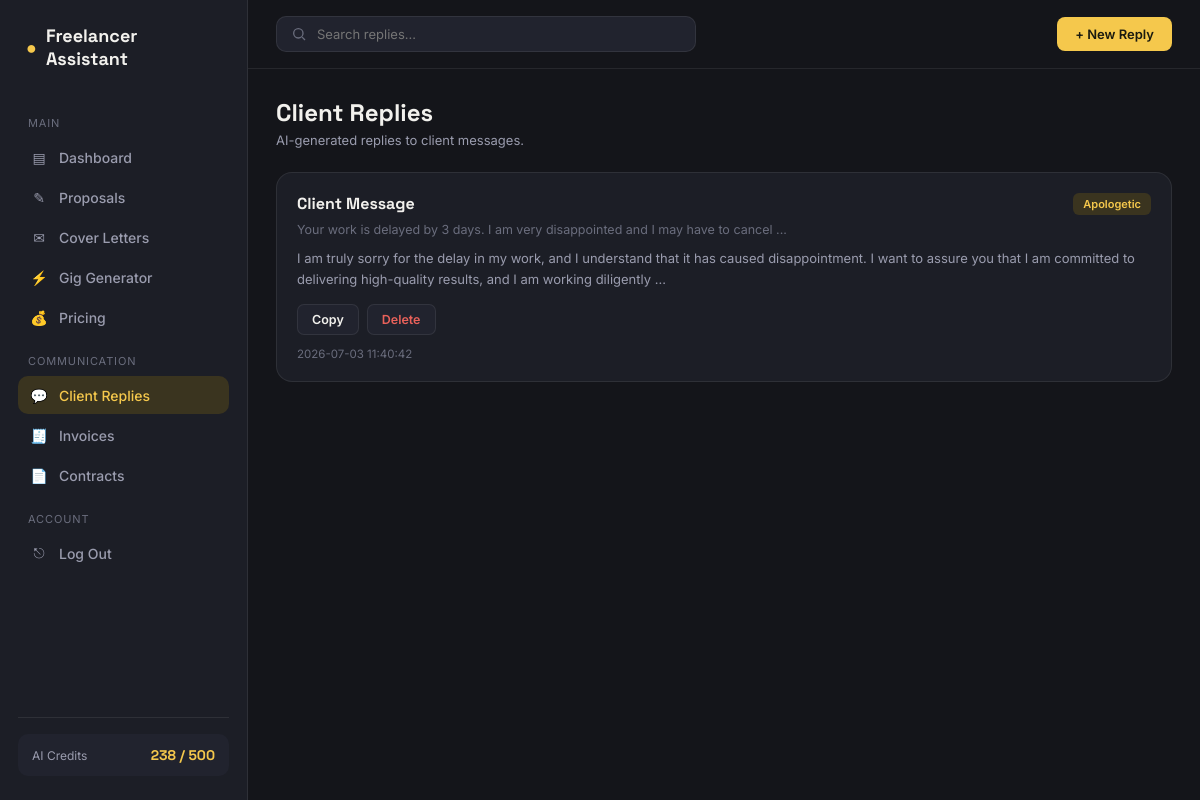
Page /client-replies (signed in) on the committed database.
### tables this page shows
CREATE TABLE client_replies (
        id INTEGER PRIMARY KEY AUTOINCREMENT,
        user_id INTEGER NOT NULL,
        client_message TEXT,
        tone TEXT,
        generated_reply TEXT,
        created_at TIMESTAMP DEFAULT CURRENT_TIMESTAMP,
        FOREIGN KEY (user_id) REFERENCES users(id));

### app.py (the view)
@app.route('/client-replies')
def client_replies():
    if 'user_id' not in session:
        return redirect(url_for('login'))
    conn = get_db()
    all_replies = conn.execute('SELECT * FROM client_replies WHERE user_id = ? ORDER BY created_at DESC', (session['user_id'],)).fetchall()
    conn.close()
    return render_template('client_replies.html', replies=all_replies)

### app.py (called while the page is built)
def get_db():
    conn = sqlite3.connect(DB_NAME)
    conn.row_factory = sqlite3.Row
    return conn

### templates/client_replies.html (shortened to what this page needs)
<!DOCTYPE html>
<html lang="en">
<head>
<link rel="stylesheet" href="{{ url_for('static', filename='css/style.css') }}">
</head>
<body>
<div class="app-shell">
  <aside class="sidebar">
    <div class="sidebar-brand"><span class="dot">●</span> Freelancer Assistant</div>
    <nav>
      <div class="nav-section-label">Main</div>
      <a href="/dashboard" class="nav-item"><span class="icon">▤</span> Dashboard</a>
      <a href="/proposals" class="nav-item"><span class="icon">✎</span> Proposals</a>
      <a href="/cover-letters" class="nav-item"><span class="icon">✉</span> Cover Letters</a>
      <a href="/gig-generator" class="nav-item"><span class="icon">⚡</span> Gig Generator</a>
      <a href="/pricing" class="nav-item"><span class="icon">💰</span> Pricing</a>
      <div class="nav-section-label">Communication</div>
      <a href="/client-replies" class="nav-item active"><span class="icon">💬</span> Client Replies</a>
      <a href="/invoices" class="nav-item"><span class="icon">🧾</span> Invoices</a>
      <a href="/contracts" class="nav-item"><span class="icon">📄</span> Contracts</a>
      <div class="nav-section-label">Account</div>
      <a href="/logout" class="nav-item"><span class="icon">⎋</span> Log Out</a>
    </nav>
    <div class="sidebar-footer"><div class="credit-pill"><span>AI Credits</span><strong>238 / 500</strong></div></div>
  </aside>
  <div class="main-area">
    <header class="topbar">
      <div class="search-bar"><svg width="16" height="16" viewBox="0 0 24 24" fill="none" stroke="currentColor" stroke-width="2"><circle cx="11" cy="11" r="7"/><path d="M21 21l-4.3-4.3"/></svg><input type="text" placeholder="Search replies..."></div>
      <div class="topbar-right"><a href="/client-replies/create" class="btn-primary" style="padding:9px 18px;border-radius:8px;font-size:13px;font-weight:600;">+ New Reply</a></div>
    </header>
    <main class="content">
      <div class="content-header"><div><h1>Client Replies</h1><p>AI-generated replies to client messages.</p></div></div>
      {% if replies %}
      <div class="proposals-list">
        {% for r in replies %}
        <div class="proposal-card">
          <div class="proposal-card-header">
            <div><h3>Client Message</h3><span class="proposal-meta">{{ r['client_message'][:80] }}...</span></div>
            <span class="tone-badge">{{ r['tone'] }}</span>
          </div>
          <p class="proposal-preview">{{ r['generated_reply'][:200] }}...</p>
          <div class="proposal-actions">
            <button class="action-btn" onclick="navigator.clipboard.writeText(`{{ r['generated_reply'] | replace('`','') }}`).then(()=>alert('Copied!'))">Copy</button>
            <a href="/client-replies/delete/{{ r['id'] }}" class="action-btn danger-btn" onclick="return confirm('Delete?')">Delete</a>
          </div>
          <div class="proposal-date">{{ r['created_at'] }}</div>
        </div>
        {% endfor %}
      </div>
      {% else %}
      <div class="empty-state"><p>No replies yet.</p><a href="/client-replies/create" class="btn-primary" style="display:inline-block;margin-top:14px;padding:10px 22px;border-radius:8px;">Generate First Reply</a></div>
      {% endif %}
    </main>
  </div>
</div>
</body>
</html>

### rows in the picture
client_replies: client_message "Your work is delayed by 3 days. I am very disappointed and I may have to cancel", tone "Apologetic", generated_reply "I am truly sorry for the delay in my work, and I understand that it has caused disappointment. I want to assure you that I am committed to delivering high-quality results, and I am working diligently", created_at "2026-07-03 11:40:42"
